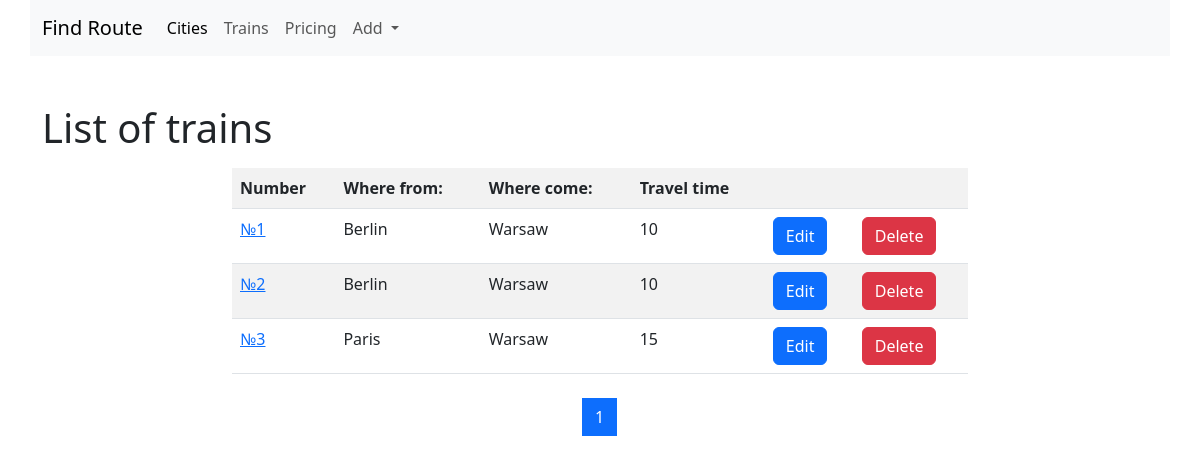
The page /trains/ on the database as committed earlier.
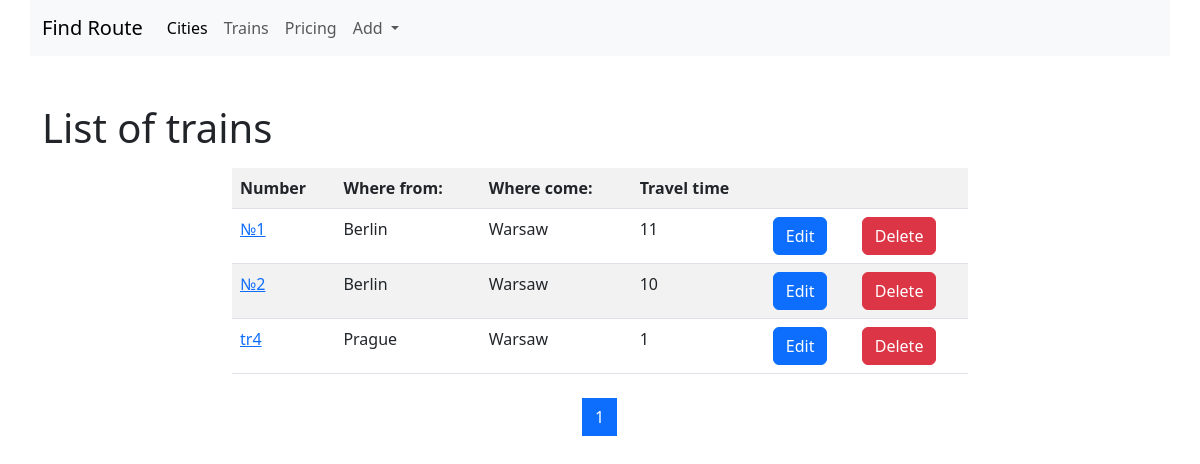
The same page on the database as committed later.
### trains/models.py (models this page shows, shortened)
class Train(models.Model):
    name = models.CharField(max_length=50, unique=True,
                            verbose_name='Train number')
    travel_time = models.PositiveSmallIntegerField(verbose_name='Travel time')
    from_city = models.ForeignKey(City, on_delete=models.CASCADE,
                                  related_name='from_city_set',
                                  verbose_name='From what city?')
    to_city = models.ForeignKey('cities.City', on_delete=models.CASCADE,
                                related_name='to_city_set',
                                verbose_name='Which city?')

### cities/models.py (models this page shows, shortened)
class City(models.Model):
    name = models.CharField(max_length=100, unique=True)
    def __str__(self):
        return self.name
    class Meta:
        verbose_name = 'City'
        verbose_name_plural = 'Cities'
        ordering = ['name']

### trains/views.py (the view)
# urls.py: path('', TrainListView.as_view(), name='home'),
class TrainListView(ListView):
    paginate_by = 5
    model = Train
    template_name = 'trains/home.html'

### trains/templates/trains/home.html (shortened to what this page needs)
{% extends 'base.html' %}
{% block content %}
<h1>List of trains</h1>
<div class="row">
  <div class="col-md-8 mx-auto my-2">
      <table class="table table-striped">
          <tr>
              <th>Number</th>
              <th>Where from:</th>
              <th>Where come:</th>
              <th>Travel time</th>
              <th>&nbsp;</th>
              <th>&nbsp;</th>
          </tr>
      {% for object in page_obj %}
          <tr>
              <td>
                  <a href="{% url 'trains:detail' pk=object.pk %}">{{object.name}}</a>
              </td>
              <td>{{object.from_city}}</td>
              <td>{{object.to_city}}</td>
              <td>{{object.travel_time}}</td>
              <td><a href="{% url 'trains:update' pk=object.pk %}"><button type="submit" class="btn btn-primary">Edit</button></a>
              </td>
              <td>
                  <a href="{% url 'trains:delete' pk=object.pk %}"><button type="submit" class="btn btn-danger">Delete</button></a>
              </td>
          </tr>
      {% endfor %}
      </table>
  </div>
</div>
<nav aria-label="Page navigation example">
  <ul class="pagination justify-content-center">
    {% for page in page_obj.paginator.page_range %}
        <li class="page-item {% if page == page_obj.number %} active {% endif %} ">
            <a class="page-link" href="?page={{page}}">
                {{ page }}
            </a>
        </li>
    {% endfor %}
  </ul>
</nav>
{% endblock %}

### templates/base.html (shortened to what this page needs)
{% url 'cities:home' as cities_home_url %}
{% url 'cities:create' as cities_create_url %}
{% url 'trains:home' as trains_home_url %}
{% url 'trains:create' as trains_create_url %}
<!doctype html>
<html lang="en">
  <head>
    <link href="https://cdn.jsdelivr.net/npm/bootstrap@5.3.0-alpha1/dist/css/bootstrap.min.css" rel="stylesheet">
  </head>
  <body>
  <nav class="navbar navbar-expand-lg bg-body-tertiary container" class="navbar bg-primary" data-bs-theme="blue">
  <div class="container-fluid">
    <a class="navbar-brand" href="{% url 'home' %}">Find Route</a>
    <div class="collapse navbar-collapse" id="navbarNavDropdown">
      <ul class="navbar-nav">
        <li class="nav-item {% if request.path == cities_home_url %}active{% endif %} ">
          <a class="nav-link active" aria-current="page" href="{% url 'cities:home' %}">Cities</a>
        </li>
        <li class="nav-item {% if request.path == trains_home_url %}active{% endif %}">
          <a class="nav-link" href="{% url 'trains:home' %}">Trains</a>
        </li>
        <li class="nav-item">
          <a class="nav-link" href="#">Pricing</a>
        </li>
        <li class="nav-item dropdown
        ">
          <a class="nav-link dropdown-toggle" href="#" role="button" data-bs-toggle="dropdown" aria-expanded="false">
            Add
          </a>
        </li>
      </ul>
    </div>
  </div>
</nav>
  <div class="container">
    <div class="row">
    </div>
  </div>
    <div class="container">
    {% block content %}{% endblock %}
    </div>
  </body>
</html>

Rows that differ between the two databases and show on the page:
removed Train: name "№3", from_city "Paris", to_city "Warsaw", travel_time "15"
changed Train (number 1 of 3 on the later page): travel_time "10" → "11"
added Train: name "tr4", from_city "Prague", to_city "Warsaw", travel_time "1"
